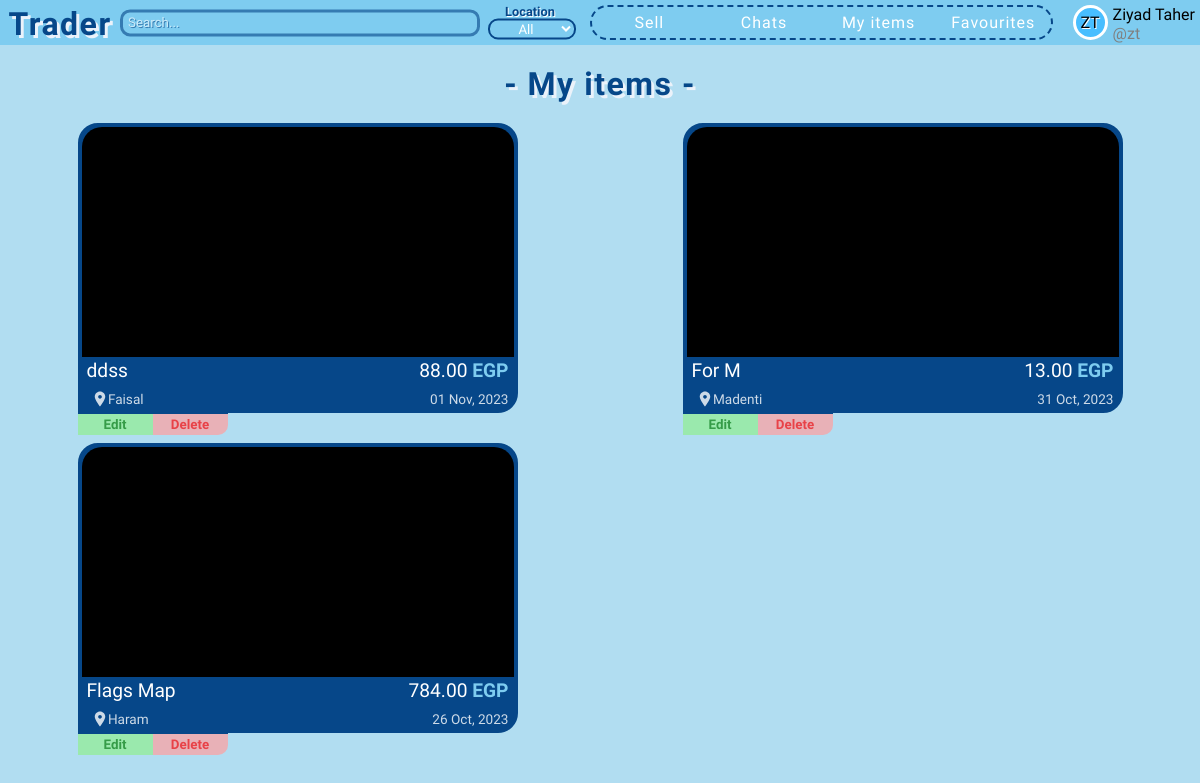
Before: /my-items (signed in) with the older database file.
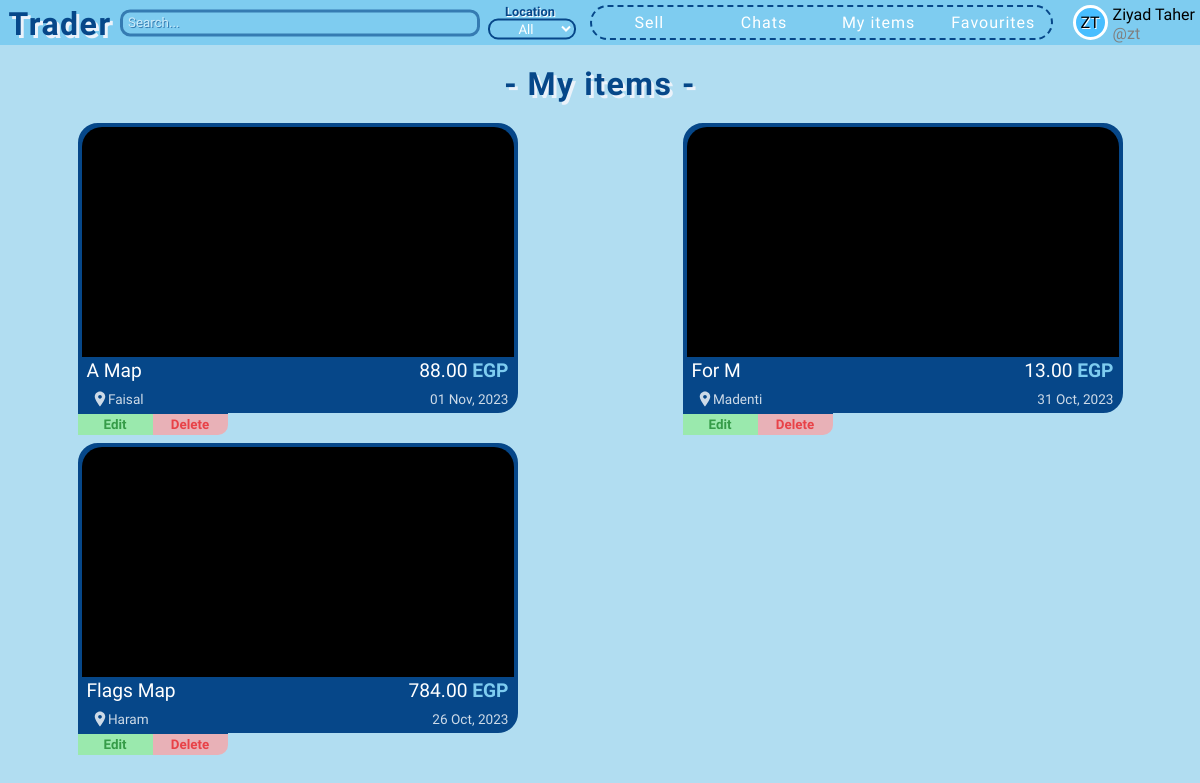
After: the same page with the newer database file.
### app/models.py (models this page shows)
class Item(db.Model):
    id = db.Column(db.Integer, primary_key=True)  # Item ID
    title = db.Column(db.String(100), nullable=False)  # Item title
    description = db.Column(db.Text, nullable=False)  # Item description
    location = db.Column(db.String(100), nullable=False)  # Item location
    price = db.Column(db.Float, default=0, nullable=False)  # Item price
    is_sold = db.Column(db.Boolean, default=False)  # Is item sold?
    created_at = db.Column(db.DateTime)  # Item creation timestamp
    owner = db.Column(db.Integer, db.ForeignKey("user.id"), nullable=False)  # Owner of the item
    images = db.relationship('Image', backref='images_set', lazy=True)  # Images associated with the item
    chats = db.relationship('Chat', backref='chats_set', lazy=True)  # Chats related to the item

### app/routes.py (the view)
@app.get("/my-items")
@login_required
def my_items():
    items = Item.query.filter_by(owner=current_user.id).order_by(Item.created_at.desc()).all()
    return render_template('my-items.html', items=items)

### app/__init__.py (called while the page is built)
def price_format(float):
    return '{:,.2f}'.format(float)

### app/routes.py (called while the page is built)
@login_manager.user_loader
def load_user(user_id):
    return User.query.get(int(user_id))

### app/templates/my-items.html (shortened to what this page needs)
{% extends 'base.html' %}
{% block head %}
    <link rel="stylesheet" href="{{ url_for('static', filename='css/partials/item.css') }}">
{% endblock %}
{% block nav_search %}nav-search{% endblock %}
{% block search_location %}
    <input type="search" class="search" placeholder="Search...">
    <div class="location-cont">
        <div>Location</div>
        <select name="location" class="location" title="Location">
            <option class="all" value="">All</option>
        </select>
    </div>
{% endblock %}
{% block content %}
    <header class="pge-header" style="margin: 15px;">- My items -</header>
    <div class="items-cont seller-items-cont">
        {% for item in items %}
            {% with seller_page=True, all_items_page=True %}
                {% include 'partials/item.html' %}
            {% endwith %}
        {% endfor %}
    </div>
{% endblock %}

### app/templates/partials/item.html (shortened to what this page needs)
<div class="single-item-cont location-{% if item.location == '6 October' %}october{% else %}{{ item.location|lower }}{% endif %}" id="item-{{ item.id }}">
    <a class="item" href="{{ url_for('single_item', item_id=item.id) }}">
        <div class="img-cont">
        </div>
        <div class="upper">
            <div class="item-title">{{ item.title }}</div>
            <div class="item-price">{{ price_format(item.price) }} <span class="egp">EGP</span></div>
        </div>
        <div class="lower">
            <div class="item-location">
                <svg
                    width="18px"
                    height="18px"
                    xmlns="http://www.w3.org/2000/svg"
                    viewBox="0 0 24 24"
                    fill="#fff"
                >
                    <path d="M12 2C8.13 2 5 5.13 5 9c0 4.25 7 13 7 13s7-8.75 7-13c0-3.87-3.13-7-7-7zm0 9.5c-1.38 0-2.5-1.12-2.5-2.5s1.12-2.5 2.5-2.5 2.5 1.12 2.5 2.5-1.12 2.5-2.5 2.5z" />
                </svg> {{ item.location }}
            </div>
            <div>{{ date_format(item.created_at) }}</div>
        </div>
    </a>
    {% if seller_page %}
    <div class="seller-page-btns">
        {% if all_items_page %}
        <div class="edit-delete">
            <button class="edit-btn" id="edit-{{ item.id }}">Edit</button>
            <button class="delete-btn" id="delete-{{ item.id }}">Delete</button>
        </div>
        {% endif %}
    </div>
    {% endif %}
</div>

Changed rows visible on the page:
changed Item "Faisal": title "ddss" → "A Map"
